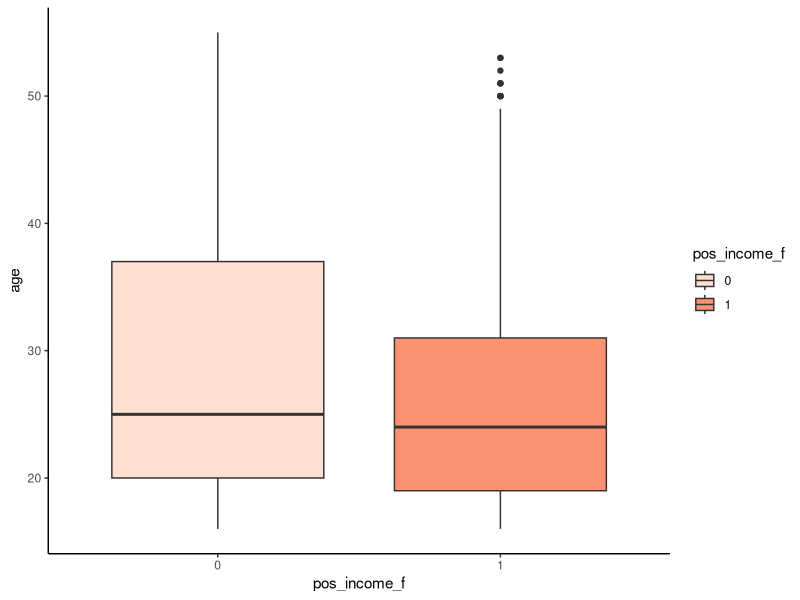
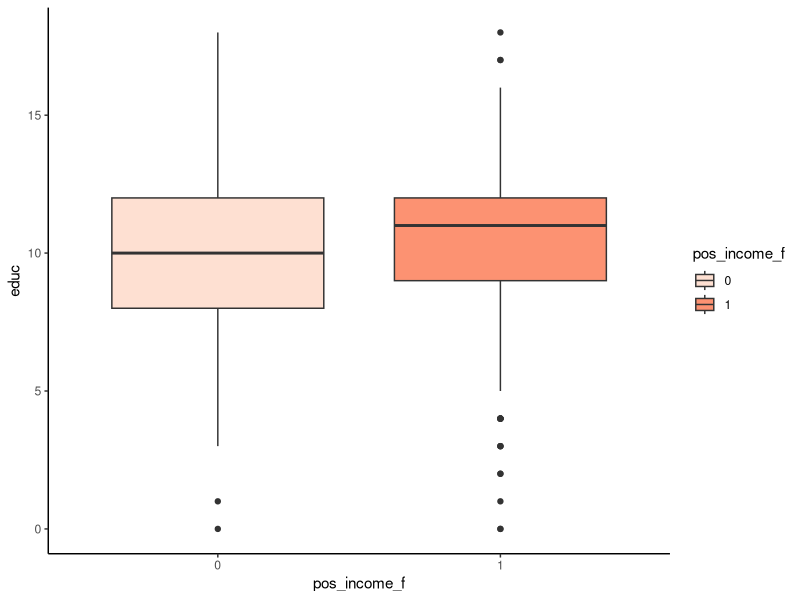
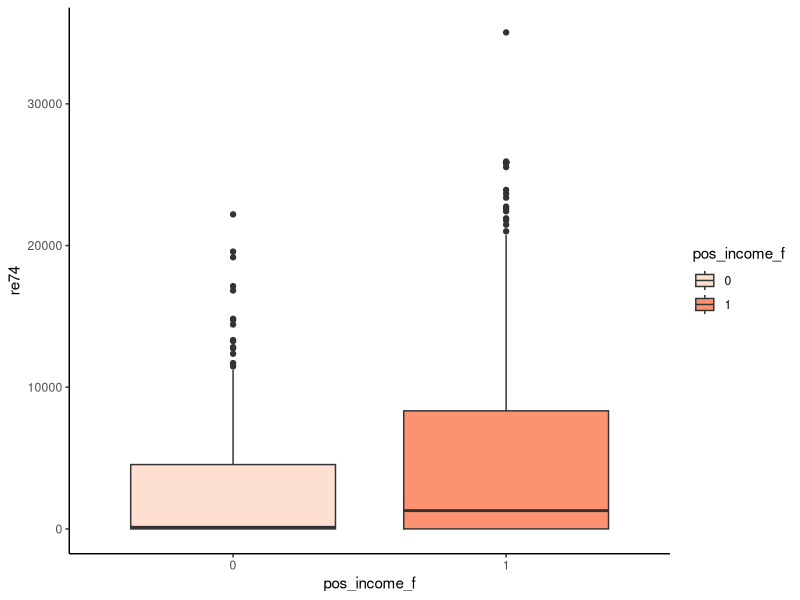
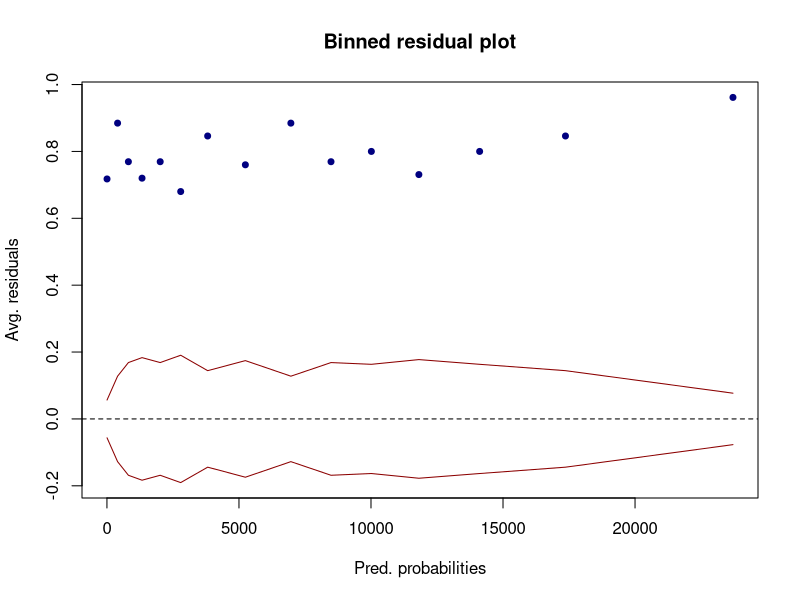
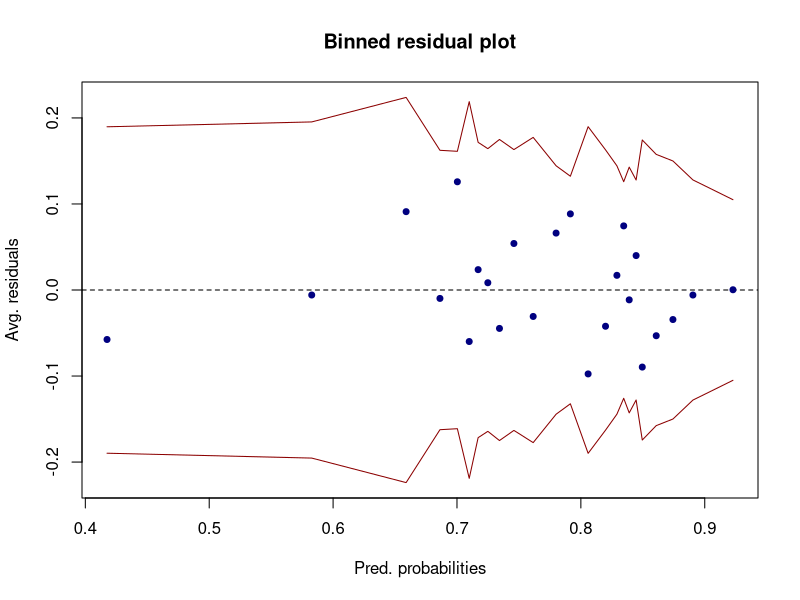
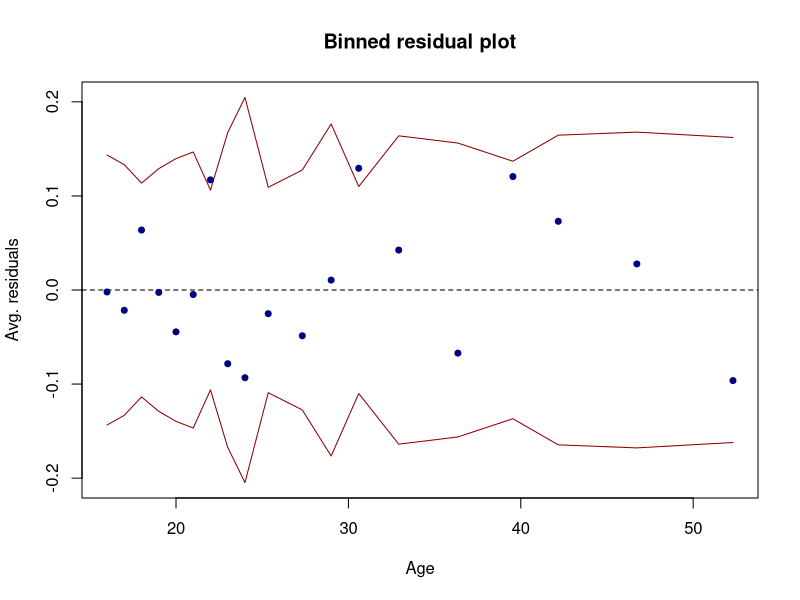
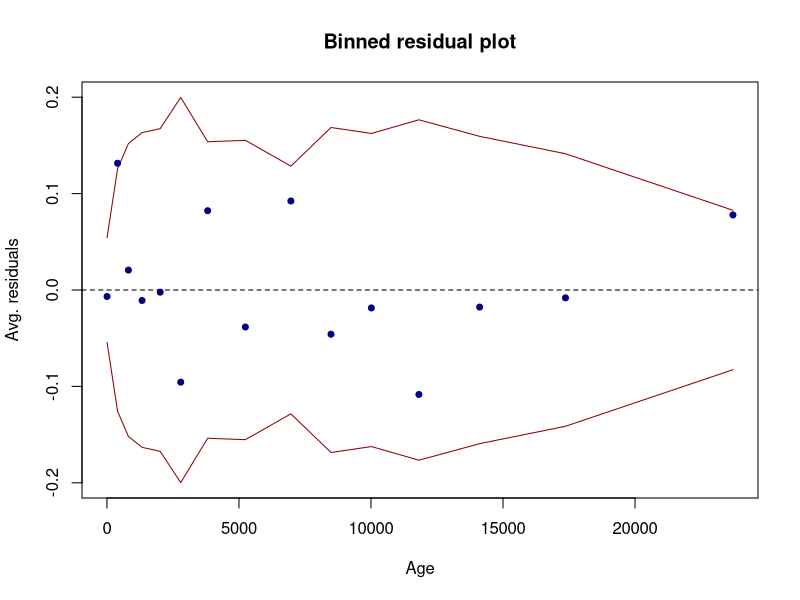
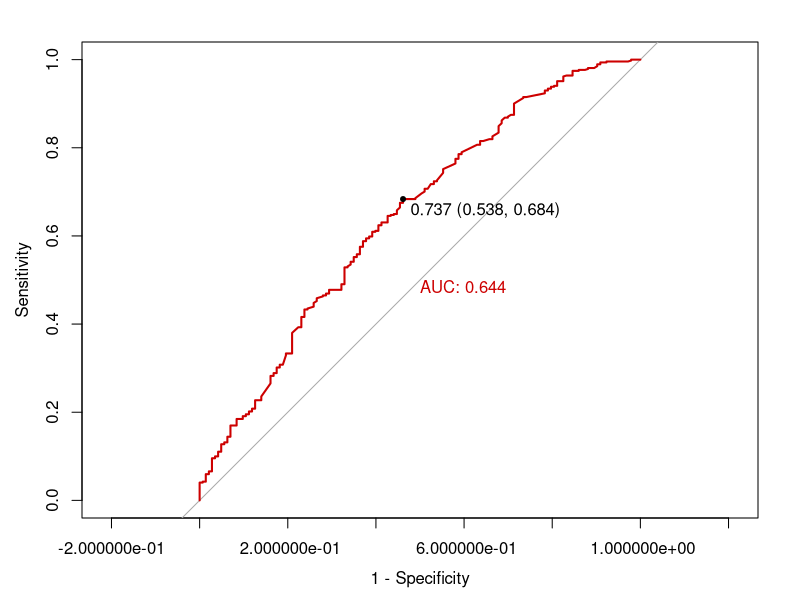

Here is the R script that generated these plots, in order:
rm(list = ls())

library(arm)
library(rms)
library(pROC)
library(e1071)
library(caret)
library(ggplot2)
library(plyr)
require(gridExtra)


##########################################################################
############################ 0. Loading the data #########################
##########################################################################


data <- read.csv("lalondedata.txt", sep=',')

head(data)
str(data)
dim(data)
summary(data)

data$X <- NULL
data$treat <- as.factor(data$treat)
data$black <- as.factor(data$black)
data$hispan <- as.factor(data$hispan)
data$married <- as.factor(data$married)
data$nodegree <- as.factor(data$nodegree)
data$pos_income <- as.integer(data$re78 > 0)
data$pos_income_f <- as.factor(data$pos_income)


##########################################################################
############################### 1. EDA ###################################
##########################################################################


cond_prob <- function (df, col1, col2) {
  round(apply(table(df[, c(col1, col2)])/sum(table(df[, c(col1, col2)])),
              2,function(x) x/sum(x)), 2)
}


cond_prob(data, "pos_income_f",  "treat")
chisq.test(table(data[,c("pos_income_f", "treat")]))

cond_prob(data, "pos_income_f",  "black")
chisq.test(table(data[,c("pos_income_f", "black")]))  # **

cond_prob(data, "pos_income_f",  "hispan")
chisq.test(table(data[,c("pos_income_f", "hispan")]))

cond_prob(data, "pos_income_f",  "married")
chisq.test(table(data[,c("pos_income_f", "married")]))

cond_prob(data, "pos_income_f",  "nodegree")
chisq.test(table(data[,c("pos_income_f", "nodegree")]))


ggplot(data,aes(x=pos_income_f, y=age, fill=pos_income_f)) +
  geom_boxplot() +
  scale_fill_brewer(palette="Reds") + 
  theme_classic()

ggplot(data,aes(x=pos_income_f, y=educ, fill=pos_income_f)) +  # **
  geom_boxplot() +
  scale_fill_brewer(palette="Reds") + 
  theme_classic()

ggplot(data,aes(x=pos_income_f, y=re74, fill=pos_income_f)) +  # **
  geom_boxplot() +
  scale_fill_brewer(palette="Reds") + 
  theme_classic()

binnedplot(x=data$re74, y=data$pos_income,
           xlab="Pred. probabilities",
           col.int="red4", ylab="Avg. residuals",
           main="Binned residual plot", col.pts="navy")


# Interactions
cond_prob(data[data$black == 1,], "pos_income_f",  "treat")    # **  
cond_prob(data[data$black == 0,], "pos_income_f",  "treat")
table(data[, c("treat", "black")])


cond_prob(data[data$hispan == 1,], "pos_income_f",  "treat")   
cond_prob(data[data$hispan == 0,], "pos_income_f",  "treat")

data$sum_r <- (as.integer(data$black) - 1) + (as.integer(data$hispan) - 1)
table(data$sum_r)

cond_prob(data[data$married == 1,], "pos_income_f",  "treat")  # ** 
cond_prob(data[data$married == 0,], "pos_income_f",  "treat")

cond_prob(data[data$nodegree == 1,], "pos_income_f",  "treat")   
cond_prob(data[data$nodegree == 0,], "pos_income_f",  "treat")


##########################################################################
############################### 2. Model Selection #######################
##########################################################################


null_model <- glm(pos_income_f ~ treat, data = data, family=binomial)
full_model <- glm(pos_income_f ~ treat + black + hispan + 
                    age + educ + married + re74 + nodegree,
                  data=data, family=binomial)
step_model <- step(null_model, scope = list(lower=null_model, upper=full_model),
                   direction='both', trace=0)
summary(step_model)

# Added interaction
black_int <- glm(pos_income_f ~ treat + black + 
                   age + re74 + treat * black,
                 data=data, family=binomial)
anova(step_model, black_int, test="Chisq")

married_int <- glm(pos_income_f ~ treat + black + 
      age + re74 + treat * married,
    data=data, family=binomial)
anova(step_model, married_int, test="Chisq")

hisp_int <- glm(pos_income_f ~ treat + black + age + re74 + treat * hispan,
                data=data, family=binomial)
anova(step_model, hisp_int, test="Chisq")

without_treat <- glm(pos_income_f ~ black + 
                       age + re74,
                     data=data, family=binomial)
anova(step_model, without_treat, test="Chisq")

age_int <- glm(pos_income_f ~ treat + black + 
                       age + re74 + treat * age,
                     data=data, family=binomial)
anova(step_model, age_int, test="Chisq")

##########################################################################
############################### 3.Model assessment #######################
##########################################################################


rawresid1 <- residuals(age_int, "resp")
binnedplot(x=fitted(age_int),y=rawresid1,
           xlab="Pred. probabilities",
           col.int="red4", ylab="Avg. residuals",
           main="Binned residual plot", col.pts="navy")

binnedplot(x=data$age,y=rawresid1,
           xlab="Age",
           col.int="red4", ylab="Avg. residuals",
           main="Binned residual plot", col.pts="navy")

binnedplot(x=data$re74,y=rawresid1,
           xlab="Age",
           col.int="red4", ylab="Avg. residuals",
           main="Binned residual plot", col.pts="navy")

##########################################################################
############################### 4. Inference #############################
##########################################################################


age_int_matrix <- confusionMatrix(as.factor(ifelse(fitted(age_int) >= 0.5, "1", "0")),
                                     data$pos_income_f, positive = "1")
age_int_matrix$overall["Accuracy"]
sum(as.integer(data$pos_income)) / nrow(data) # baseline
age_int_matrix$byClass[c("Sensitivity","Specificity")]

roc(data$pos_income_f, fitted(age_int),
    plot=T, print.thres="best", legacy.axes=T,
    print.auc =T, col="red3")

age_int_matrix <- confusionMatrix(as.factor(ifelse(fitted(age_int) >= 0.737, "1", "0")),
                                     data$pos_income_f, positive = "1")
age_int_matrix$overall["Accuracy"]
age_int_matrix$byClass[c("Sensitivity","Specificity")]

summary(age_int)
confint(age_int)
exp(confint(age_int))
exp(age_int$coefficients)
